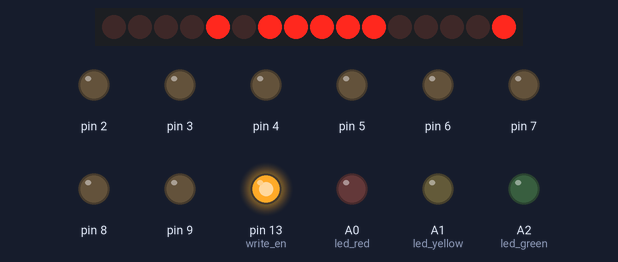
Bench run of a sketch on a simulated Arduino Nano, built with avr-gcc and run on an emulated ATmega328P. On the bench: 16 shift-register outputs drawn as a row of LEDs (first output left, lit = HIGH), output pins drawn as LEDs (lit = HIGH). Pins used as bus, display or sensor lines are not drawn.

Above: at 15.1 s.
Timing chart, 0 to 16.6 s (numbered marks = the images above):
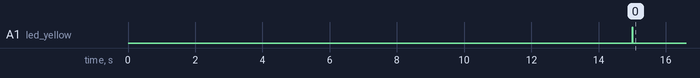

The sketch:

Gravador_AT28C64_Nano.ino
```cpp
/* =========================================================================================================
 *
   Gravador de EEPROM com Arduino Nano (old)

   Compilador: Arduino IDE 1.8.13

   Autor: Diego Cruz
   Data: Abril de 2021

   Adaptação do código WR Kits
   Link: https://www.youtube.com/watch?v=iJG7BMKUUQY

========================================================================================================= */


// =========================================================================================================
// --- Mapeamento de Hardware ---
#define    shift_data     10    //dados do shift register 74HC595
#define    shift_latch    11    //latch do shift register 74HC595
#define    shift_clk      12    //clock do shift register 74HC595
#define    EEPROM_D0       2    //bit menos significativo de dados da EEPROM
#define    EEPROM_D7       9    //bit mais significativo de dados da EEPROM
#define    write_en       13    //sinal de escrita para EEPROM
#define    led_green      A2    // led status - reading
#define    led_yellow     A1    // led status - writing
#define    led_red        A0    // led status - erasing


int MEM_ORG = 2000; // .org in decimal


// AT28C64 - Total: 8191
#define sizeToErase 500

// =========================================================================================================
// --- Protótipo das Funções ---
void setAddress(int address);               //função para seleção do endereço
byte readEEPROM(int address);               //função para leitura da EEPROM
byte writeEEPROM(int address, byte data);   //função para escrita da EEPROM
void printData();                           //função para imprimir os dados no monitor serial
void eraseEEPROM();                         //função para apagar EEPROM


// =========================================================================================================
// --- Preencha o vetor com os dados que deseja escrever na EEPROM ---
#include "data.h"

// =========================================================================================================
// --- Configurações Iniciais ---
void setup()
{
   delay(15000); // REMOVER E COLOCAR UM PUSH BUTTON

   pinMode(shift_latch, OUTPUT);   //saída para latch
   pinMode(shift_data,  OUTPUT);   //saída para dados
   pinMode(shift_clk,   OUTPUT);   //saída para clock

   pinMode(led_green, OUTPUT);    // saida de status
   pinMode(led_yellow, OUTPUT);   // saida de status
   pinMode(led_red, OUTPUT);      // saida de status

   // Desliga leds de status
   digitalWrite(led_green, LOW);
   digitalWrite(led_yellow, LOW);
   digitalWrite(led_red, LOW);

   digitalWrite(write_en, HIGH);   //pullup interno em write_en
   pinMode(write_en, OUTPUT);      //saída para write_en

   Serial.begin(9600);           //inicializa Serial em 250000 bits por segundo

   //eraseEEPROM();                  //apaga EEPROM

// ======================= ESCREVE DADOS =========================

   //escreve nos endereços da EEPROM
   digitalWrite(led_yellow, HIGH);
   int mem_data = MEM_ORG + dataSize;
   for(int address = MEM_ORG; address < mem_data; address += 1) {
    writeEEPROM(address, data[address - MEM_ORG]);
   }
   digitalWrite(led_yellow, LOW);

// ===============================================================

   //printData();                    //imprime o conteúdo da EEPROM no monitor serial


} //end setup


// =========================================================================================================
// --- Loop Infinito ---
void loop()
{
   //nenhum processamento em loop infinito
} //end loop

// =========================================================================================================


// --- Desenvolvimento das Funções ---


void setAddress(int address, bool outEnable)
{
   // Seleciona os 3 bits mais significativos de endereço com bit outEnable
   shiftOut(shift_data, shift_clk, MSBFIRST, (address >> 8) | (outEnable ? 0x00 : 0x80));

   //Seleciona os 8 bits menos significativos de endereço
   shiftOut(shift_data, shift_clk, MSBFIRST, address);

   //gera pulso de latch para escrever dados nas saídas dos shift registers
   digitalWrite(shift_latch,  LOW);
   digitalWrite(shift_latch, HIGH);
   digitalWrite(shift_latch,  LOW);

} //end setAddress


byte readEEPROM(int address)
{
   //configura pinos de dados como entrada
   for(int pin = EEPROM_D0; pin <= EEPROM_D7; pin += 1)
    pinMode(pin, INPUT);

   setAddress(address, true);   //seleciona endereço para leitura

   byte data = 0;               //variável local para armazenar dados

   //realiza a leitura dos dados
   for(int pin = EEPROM_D7; pin >= EEPROM_D0; pin -=1)
    data = (data << 1) + digitalRead(pin);

   return data;                 //retorna o dado lido

} //end readEEPROM


byte writeEEPROM(int address, byte data)
{
   //configura os pinos de dados como saída
   for(int pin = EEPROM_D0; pin <= EEPROM_D7; pin += 1)
    pinMode(pin, OUTPUT);

   setAddress(address, false);   //seleciona endereço para escrita

   //envia os dados para as saídas
   for(int pin = EEPROM_D0; pin <= EEPROM_D7; pin += 1)
   {
      digitalWrite(pin, data & 1);
      data = data >> 1;

   } //end for

   //gera o pulso de escrita
   digitalWrite(write_en, LOW);
   delayMicroseconds(1);
   digitalWrite(write_en, HIGH);
   delay(10);
} //end writeEEPROM


//void printData()
//{
//   //imprime os primeiros 256 endereços de dados
//   digitalWrite(led_green, HIGH);
//   for(int base = 0; base <=dataSize; base += 16)
//   {
//     byte data[16];
//
//     for(int offset = 0; offset <= 15; offset += 1)
//      data[offset] = readEEPROM(base + offset);
//
//   char buf[80];
//     sprintf(buf, "%03x: %02x %02x %02x %02x %02x %02x %02x %02x  %02x %02x %02x %02x %02x %02x %02x %02x",
//       base, data[0], data[1], data[2], data[3], data[4], data[5], data[6], data[7],
//       data[8], data[9], data[10], data[11], data[12], data[13], data[14], data[15]);
//
//     Serial.println(buf);
//
//   } //end for
//   digitalWrite(led_green, LOW);
//} //end printData
//
//
//void eraseEEPROM()
//{
//   // AT28C64 - Total: 8191
//   digitalWrite(led_red, HIGH);
//   for(int address = 0; address <= sizeToErase; address += 1)   //apaga EEPROM escrevendo FFh em
//   writeEEPROM(address, 0xFF);                           //todos os endereços
//   digitalWrite(led_red, LOW);
//} //end eraseEEPROM
```

data.h
```cpp
int dataSize = 1;
byte data[] = {
0x00
};
```
